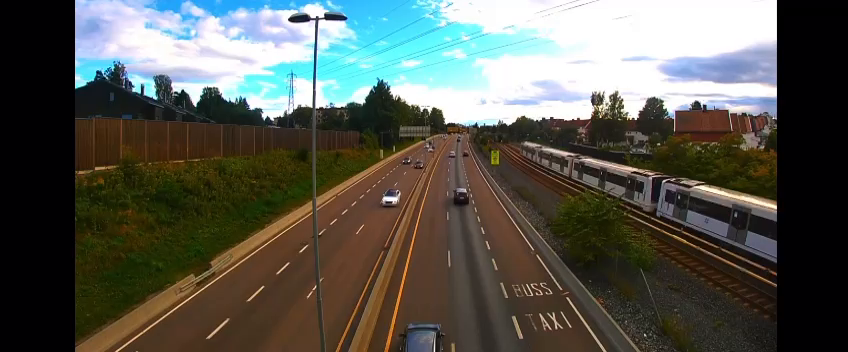
#> input picture frame 72 of Object-Recognition/Thesis/highway.mp4, 848 x 352 px
$ python main.py
#> lines starting #> are read from the running program, lines starting #| are printed output that depends on the picture
### Object-Recognition/Thesis/tracker.py
import math


class EuclideanDistTracker:
    def __init__(self):

        # Store the center positions of the objects

        self.center_points = {}

        # Keep the count of the IDs
        # Each time a new object id detected, the count will increase by one

        self.id_count = 0

    def update(self, objects_rect):

        # Objects boxes and ids

        objects_bbs_ids = []

        # Get the center point of new object

        for rect in objects_rect:
            x, y, w, h = rect
            fx = 2*x
            fxt = fx + w

            fy = 2*y
            fyt = fy + h

            bx = fxt // 2
            by = fyt //2

            cx = bx
            cy = by

            # Find out if that object was detected already

            var = False
            same_object_detected = var

            for id, pt in self.center_points.items():

                # New variables for 'for' condition

                var_cx = cx
                var_cy = cy
                dist = math.hypot(var_cx - pt[0], var_cy - pt[1])

                if dist < 25:

                    # New variables for if condition

                    var_ifcx = cx
                    var_ifcy = cy

                    self.center_points[id] = (var_ifcx, var_ifcy)
                    print(self.center_points)

                    # Rename all variables for if condition

                    var_x = x
                    var_y = y
                    var_w = w
                    var_h = h

                    objects_bbs_ids.append([var_x, var_y, var_w, var_h, id])
                    same_object_detected = True
                    break

            # New object is detected we assign the ID to that object

            if same_object_detected is False:

                # For the second if condition

                sec_cx = cx
                sec_cy = cy

                self.center_points[self.id_count] = (sec_cx, sec_cy)

                sec_x = x
                sec_y = y
                sec_w = w
                sec_h = h

                objects_bbs_ids.append([sec_x, sec_y, sec_w, sec_h, self.id_count])

                added = 1
                self.id_count = self.id_count + added

        # Clean the dictionary by center points to remove IDS not used anymore

        new_center_points = {}
        for obj_bb_id in objects_bbs_ids:
            _, _, _, _, object_id = obj_bb_id
            center = self.center_points[object_id]
            new_center_points[object_id] = center

        # Update dictionary with IDs not used removed

        self.center_points = new_center_points.copy()

        # Return the value

        return objects_bbs_ids

### Object-Recognition/Thesis/main.py
# Call all the libraries that we use

from turtle import width
import cv2
from matplotlib.pyplot import contour
from tracker import *

# Create tracker object

tracker = EuclideanDistTracker()

cap = cv2.VideoCapture("highway.mp4")

history=100
varThreshold=35

# Object detection from a Stable camera

object_detector = cv2.createBackgroundSubtractorMOG2(history, varThreshold)

while True:
    ret, frame = cap.read()
#> frame is the input picture: shape (352, 848, 3); mean B, G, R 81.9, 89.6, 88.4
    height, width, _ = frame.shape
#> height = 352; width = 848

    # Extract Region of interest

    leftdown = 220
    rightdown = 350
    leftup = 380
    rightup = 600

    closer = frame[leftdown:rightdown,leftup:rightup]
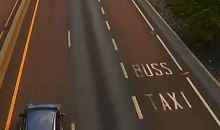
#> closer: shape (130, 220, 3); mean B, G, R 47.3, 61.8, 78.2

    # Object Detection

    mask = object_detector.apply(closer)
#> mask: shape (130, 220); every value is 127
    coor = 255
    _, mask = cv2.threshold(mask, coor-1, coor, cv2.THRESH_BINARY)
#> mask: shape (130, 220); every value is 0
    contours, _ = cv2.findContours(mask, cv2.RETR_TREE, cv2.CHAIN_APPROX_SIMPLE)
#> contours = []
    detections = []

    for cnt in contours:

        # Calculate area and remove small elements

        area = cv2.contourArea(cnt)
        if area > 100:

            x, y, w, h = cv2.boundingRect(cnt)
            detections.append([x, y, w, h])
#> this loop made 0 passes
#> after the loop, detections = []

    # Object Tracking

    boxes_ids = tracker.update(detections)
#> after the loop in update, `for rect in objects_rect:`: self.center_points = 0 items; self.id_count = 0
#> after the loop in update, `for obj_bb_id in objects_bbs_ids:`: new_center_points = 0 items
#> boxes_ids = []
    for box_id in boxes_ids:
        x, y, w, h, id = box_id
        cv2.putText(closer, str(id), (x, y - 15), cv2.FONT_HERSHEY_PLAIN, 1, (255, 0, 0), 2)
        cv2.rectangle(closer, (x, y), (x + w, y +h), (0, 255, 0), 3)

    # Open screens and give title for screens

    cv2.imshow("Closer", closer)
    cv2.imshow("Frame", frame)
    cv2.imshow("Mask", mask)

    # Assing "q" key for quitting the program

    key = cv2.waitKey(30)
#> (key q is pressed here)
    if cv2.waitKey(25) & 0xFF == ord('q'):
#> (key q is pressed here)
        break

cap.release()
cv2.destroyAllWindows()

$ run again, starting later in the video
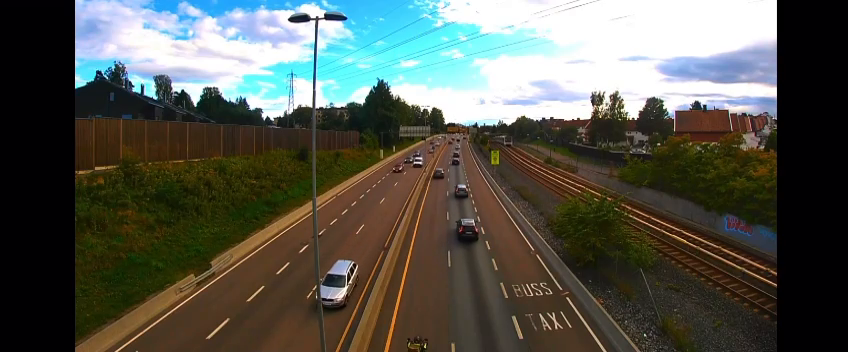
#> input picture frame 328 of Object-Recognition/Thesis/highway.mp4, 848 x 352 px
#> frame is the input picture: shape (352, 848, 3); mean B, G, R 79.9, 88.5, 86.6
#> `closer = frame[leftdown:rightdown,leftup:rightup]`:
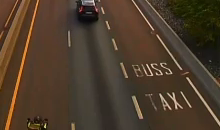
#> closer: shape (130, 220, 3); mean B, G, R 43.1, 60.1, 77.2
#> contours = []
#> after the loop in update, `for rect in objects_rect:`: self.center_points = 0 items; self.id_count = 0
#> after the loop in update, `for obj_bb_id in objects_bbs_ids:`: new_center_points = 0 items
#> boxes_ids = []

$ run again, starting later in the video
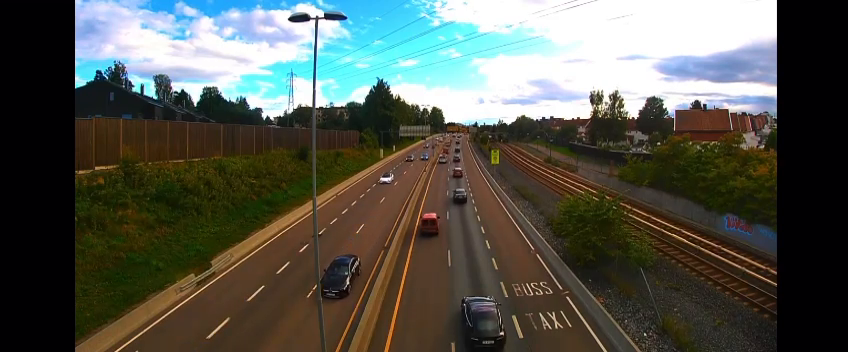
#> input picture frame 583 of Object-Recognition/Thesis/highway.mp4, 848 x 352 px
#> frame is the input picture: shape (352, 848, 3); mean B, G, R 79.3, 87.7, 85.6
#> `closer = frame[leftdown:rightdown,leftup:rightup]`:
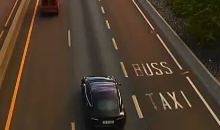
#> closer: shape (130, 220, 3); mean B, G, R 42.8, 58.7, 74.8
#> contours = []
#> after the loop in update, `for rect in objects_rect:`: self.center_points = 0 items; self.id_count = 0
#> after the loop in update, `for obj_bb_id in objects_bbs_ids:`: new_center_points = 0 items
#> boxes_ids = []
